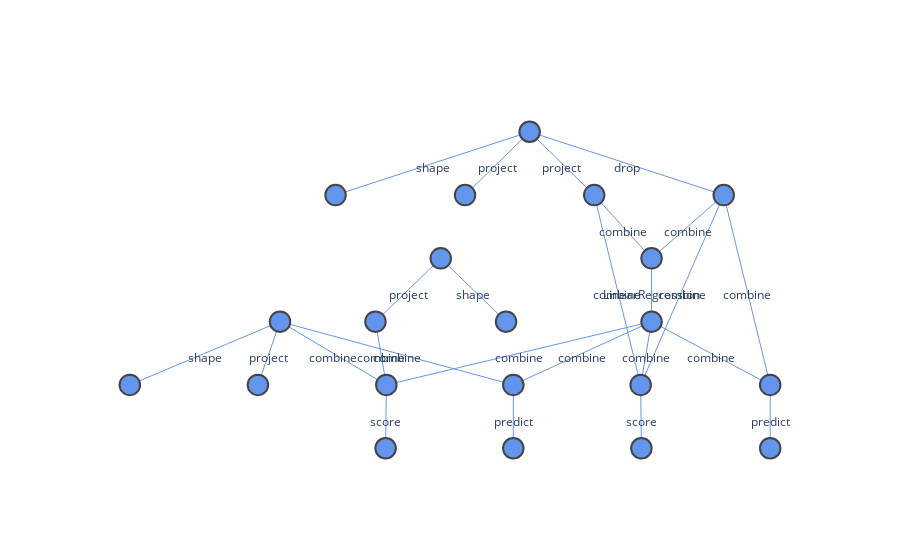

Source (notebook cell):
### Code cell
# Customize layout
layout = go.Layout(
    paper_bgcolor='rgba(0,0,0,0)', # transparent background
    plot_bgcolor='rgba(0,0,0,0)', # transparent 2nd background
    xaxis =  {'showgrid': False, 'zeroline': True}, # no gridlines
    yaxis = {'showgrid': False, 'zeroline': True}, # no gridlines
)
# Create figure
fig = go.Figure(layout = layout)
# Add all edge traces
for trace in edge_trace:
    fig.add_trace(trace)
# Add all edge text traces
for trace in edge_text_trace:
    fig.add_trace(trace)
# Add node trace
fig.add_trace(node_trace)
# Remove legend
fig.update_layout(showlegend = False)
# Remove tick labels
fig.update_xaxes(showticklabels = False)
fig.update_yaxes(showticklabels = False)
# Show figure
fig.show()

### Figure 1 — Plotly figure (JSON) as saved in the notebook; plotly's stock layout.template omitted (floating-point values rounded to 4 significant figures)
{"data": [{"hoverinfo": "text", "line": {"color": "cornflowerblue", "width": 1}, "mode": "lines", "text": ["shape"], "type": "scatter", "x": [1266.0, 730.8, null], "y": [378, 306, null]}, {"hoverinfo": "text", "line": {"color": "cornflowerblue", "width": 1}, "mode": "lines", "text": ["project"], "type": "scatter", "x": [1266.0, 1088.0, null], "y": [378, 306, null]}, {"hoverinfo": "text", "line": {"color": "cornflowerblue", "width": 1}, "mode": "lines", "text": ["project"], "type": "scatter", "x": [1266.0, 1444.0, null], "y": [378, 306, null]}, {"hoverinfo": "text", "line": {"color": "cornflowerblue", "width": 1}, "mode": "lines", "text": ["drop"], "type": "scatter", "x": [1266.0, 1801.0, null], "y": [378, 306, null]}, {"hoverinfo": "text", "line": {"color": "cornflowerblue", "width": 1}, "mode": "lines", "text": ["shape"], "type": "scatter", "x": [577.8, 163.8, null], "y": [162, 90, null]}, {"hoverinfo": "text", "line": {"color": "cornflowerblue", "width": 1}, "mode": "lines", "text": ["project"], "type": "scatter", "x": [577.8, 516.8, null], "y": [162, 90, null]}, {"hoverinfo": "text", "line": {"color": "cornflowerblue", "width": 1}, "mode": "lines", "text": ["combine"], "type": "scatter", "x": [577.8, 1221.0, null], "y": [162, 90, null]}, {"hoverinfo": "text", "line": {"color": "cornflowerblue", "width": 1}, "mode": "lines", "text": ["combine"], "type": "scatter", "x": [577.8, 870.8, null], "y": [162, 90, null]}, {"hoverinfo": "text", "line": {"color": "cornflowerblue", "width": 1}, "mode": "lines", "text": ["shape"], "type": "scatter", "x": [1021.0, 1201.0, null], "y": [234, 162, null]}, {"hoverinfo": "text", "line": {"color": "cornflowerblue", "width": 1}, "mode": "lines", "text": ["project"], "type": "scatter", "x": [1021.0, 840.8, null], "y": [234, 162, null]}, {"hoverinfo": "text", "line": {"color": "cornflowerblue", "width": 1}, "mode": "lines", "text": ["combine"], "type": "scatter", "x": [1444.0, 1602.0, null], "y": [306, 234, null]}, {"hoverinfo": "text", "line": {"color": "cornflowerblue", "width": 1}, "mode": "lines", "text": ["combine"], "type": "scatter", "x": [1444.0, 1572.0, null], "y": [306, 90, null]}, {"hoverinfo": "text", "line": {"color": "cornflowerblue", "width": 1}, "mode": "lines", "text": ["combine"], "type": "scatter", "x": [840.8, 870.8, null], "y": [162, 90, null]}, {"hoverinfo": "text", "line": {"color": "cornflowerblue", "width": 1}, "mode": "lines", "text": ["combine"], "type": "scatter", "x": [1801.0, 1602.0, null], "y": [306, 234, null]}, {"hoverinfo": "text", "line": {"color": "cornflowerblue", "width": 1}, "mode": "lines", "text": ["combine"], "type": "scatter", "x": [1801.0, 1929.0, null], "y": [306, 90, null]}, {"hoverinfo": "text", "line": {"color": "cornflowerblue", "width": 1}, "mode": "lines", "text": ["combine"], "type": "scatter", "x": [1801.0, 1572.0, null], "y": [306, 90, null]}, {"hoverinfo": "text", "line": {"color": "cornflowerblue", "width": 1}, "mode": "lines", "text": ["LinearRegression"], "type": "scatter", "x": [1602.0, 1602.0, null], "y": [234, 162, null]}, {"hoverinfo": "text", "line": {"color": "cornflowerblue", "width": 1}, "mode": "lines", "text": ["combine"], "type": "scatter", "x": [1602.0, 1929.0, null], "y": [162, 90, null]}, {"hoverinfo": "text", "line": {"color": "cornflowerblue", "width": 1}, "mode": "lines", "text": ["combine"], "type": "scatter", "x": [1602.0, 1221.0, null], "y": [162, 90, null]}, {"hoverinfo": "text", "line": {"color": "cornflowerblue", "width": 1}, "mode": "lines", "text": ["combine"], "type": "scatter", "x": [1602.0, 1572.0, null], "y": [162, 90, null]}, {"hoverinfo": "text", "line": {"color": "cornflowerblue", "width": 1}, "mode": "lines", "text": ["combine"], "type": "scatter", "x": [1602.0, 870.8, null], "y": [162, 90, null]}, {"hoverinfo": "text", "line": {"color": "cornflowerblue", "width": 1}, "mode": "lines", "text": ["predict"], "type": "scatter", "x": [1929.0, 1929.0, null], "y": [90, 18, null]}, {"hoverinfo": "text", "line": {"color": "cornflowerblue", "width": 1}, "mode": "lines", "text": ["predict"], "type": "scatter", "x": [1221.0, 1221.0, null], "y": [90, 18, null]}, {"hoverinfo": "text", "line": {"color": "cornflowerblue", "width": 1}, "mode": "lines", "text": ["score"], "type": "scatter", "x": [1572.0, 1574.0, null], "y": [90, 18, null]}, {"hoverinfo": "text", "line": {"color": "cornflowerblue", "width": 1}, "mode": "lines", "text": ["score"], "type": "scatter", "x": [870.8, 868.8, null], "y": [90, 18, null]}, {"hoverinfo": "text", "mode": "text", "text": ["shape"], "textposition": "bottom center", "type": "scatter", "x": [998.3, 730.8, null], "y": [342, 306, null]}, {"hoverinfo": "text", "mode": "text", "text": ["project"], "textposition": "bottom center", "type": "scatter", "x": [1177.0, 1088.0, null], "y": [342, 306, null]}, {"hoverinfo": "text", "mode": "text", "text": ["project"], "textposition": "bottom center", "type": "scatter", "x": [1355.0, 1444.0, null], "y": [342, 306, null]}, {"hoverinfo": "text", "mode": "text", "text": ["drop"], "textposition": "bottom center", "type": "scatter", "x": [1533.0, 1801.0, null], "y": [342, 306, null]}, {"hoverinfo": "text", "mode": "text", "text": ["shape"], "textposition": "bottom center", "type": "scatter", "x": [370.8, 163.8, null], "y": [126, 90, null]}, {"hoverinfo": "text", "mode": "text", "text": ["project"], "textposition": "bottom center", "type": "scatter", "x": [547.3, 516.8, null], "y": [126, 90, null]}, {"hoverinfo": "text", "mode": "text", "text": ["combine"], "textposition": "bottom center", "type": "scatter", "x": [899.3, 1221.0, null], "y": [126, 90, null]}, {"hoverinfo": "text", "mode": "text", "text": ["combine"], "textposition": "bottom center", "type": "scatter", "x": [724.3, 870.8, null], "y": [126, 90, null]}, {"hoverinfo": "text", "mode": "text", "text": ["shape"], "textposition": "bottom center", "type": "scatter", "x": [1111.0, 1201.0, null], "y": [198, 162, null]}, {"hoverinfo": "text", "mode": "text", "text": ["project"], "textposition": "bottom center", "type": "scatter", "x": [930.8, 840.8, null], "y": [198, 162, null]}, {"hoverinfo": "text", "mode": "text", "text": ["combine"], "textposition": "bottom center", "type": "scatter", "x": [1523.0, 1602.0, null], "y": [270, 234, null]}, {"hoverinfo": "text", "mode": "text", "text": ["combine"], "textposition": "bottom center", "type": "scatter", "x": [1508.0, 1572.0, null], "y": [198, 90, null]}, {"hoverinfo": "text", "mode": "text", "text": ["combine"], "textposition": "bottom center", "type": "scatter", "x": [855.8, 870.8, null], "y": [126, 90, null]}, {"hoverinfo": "text", "mode": "text", "text": ["combine"], "textposition": "bottom center", "type": "scatter", "x": [1701.0, 1602.0, null], "y": [270, 234, null]}, {"hoverinfo": "text", "mode": "text", "text": ["combine"], "textposition": "bottom center", "type": "scatter", "x": [1865.0, 1929.0, null], "y": [198, 90, null]}, {"hoverinfo": "text", "mode": "text", "text": ["combine"], "textposition": "bottom center", "type": "scatter", "x": [1686.0, 1572.0, null], "y": [198, 90, null]}, {"hoverinfo": "text", "mode": "text", "text": ["LinearRegression"], "textposition": "bottom center", "type": "scatter", "x": [1602.0, 1602.0, null], "y": [198, 162, null]}, {"hoverinfo": "text", "mode": "text", "text": ["combine"], "textposition": "bottom center", "type": "scatter", "x": [1765.0, 1929.0, null], "y": [126, 90, null]}, {"hoverinfo": "text", "mode": "text", "text": ["combine"], "textposition": "bottom center", "type": "scatter", "x": [1411.0, 1221.0, null], "y": [126, 90, null]}, {"hoverinfo": "text", "mode": "text", "text": ["combine"], "textposition": "bottom center", "type": "scatter", "x": [1587.0, 1572.0, null], "y": [126, 90, null]}, {"hoverinfo": "text", "mode": "text", "text": ["combine"], "textposition": "bottom center", "type": "scatter", "x": [1236.0, 870.8, null], "y": [126, 90, null]}, {"hoverinfo": "text", "mode": "text", "text": ["predict"], "textposition": "bottom center", "type": "scatter", "x": [1929.0, 1929.0, null], "y": [54, 18, null]}, {"hoverinfo": "text", "mode": "text", "text": ["predict"], "textposition": "bottom center", "type": "scatter", "x": [1221.0, 1221.0, null], "y": [54, 18, null]}, {"hoverinfo": "text", "mode": "text", "text": ["score"], "textposition": "bottom center", "type": "scatter", "x": [1573.0, 1574.0, null], "y": [54, 18, null]}, {"hoverinfo": "text", "mode": "text", "text": ["score"], "textposition": "bottom center", "type": "scatter", "x": [869.8, 868.8, null], "y": [54, 18, null]}, {"hoverinfo": "none", "marker": {"color": ["cornflowerblue", "cornflowerblue", "cornflowerblue", "cornflowerblue", "cornflowerblue", "cornflowerblue", "cornflowerblue", "cornflowerblue", "cornflowerblue", "cornflowerblue", "cornflowerblue", "cornflowerblue", "cornflowerblue", "cornflowerblue", "cornflowerblue", "cornflowerblue", "cornflowerblue", "cornflowerblue", "cornflowerblue", "cornflowerblue", "cornflowerblue"], "colorscale": [[0, "rgb(255,255,217)"], [0.125, "rgb(237,248,177)"], [0.25, "rgb(199,233,180)"], [0.375, "rgb(127,205,187)"], [0.5, "rgb(65,182,196)"], [0.625, "rgb(29,145,192)"], [0.75, "rgb(34,94,168)"], [0.875, "rgb(37,52,148)"], [1, "rgb(8,29,88)"]], "line": {"width": 2}, "reversescale": true, "size": 20.5}, "mode": "markers+text", "text": [], "textfont": {"size": 10}, "textposition": "top center", "type": "scatter", "x": [1266.0, 730.8, 577.8, 163.8, 1021.0, 1201.0, 1088.0, 1444.0, 516.8, 840.8, 1801.0, 1602.0, 1602.0, 1929.0, 1929.0, 1221.0, 1221.0, 1572.0, 1574.0, 870.8, 868.8], "y": [378, 306, 162, 90, 234, 162, 306, 306, 90, 162, 306, 234, 162, 90, 18, 90, 18, 90, 18, 90, 18]}], "layout": {"paper_bgcolor": "rgba(0,0,0,0)", "plot_bgcolor": "rgba(0,0,0,0)", "showlegend": false, "xaxis": {"showgrid": false, "showticklabels": false, "zeroline": true}, "yaxis": {"showgrid": false, "showticklabels": false, "zeroline": true}}}
